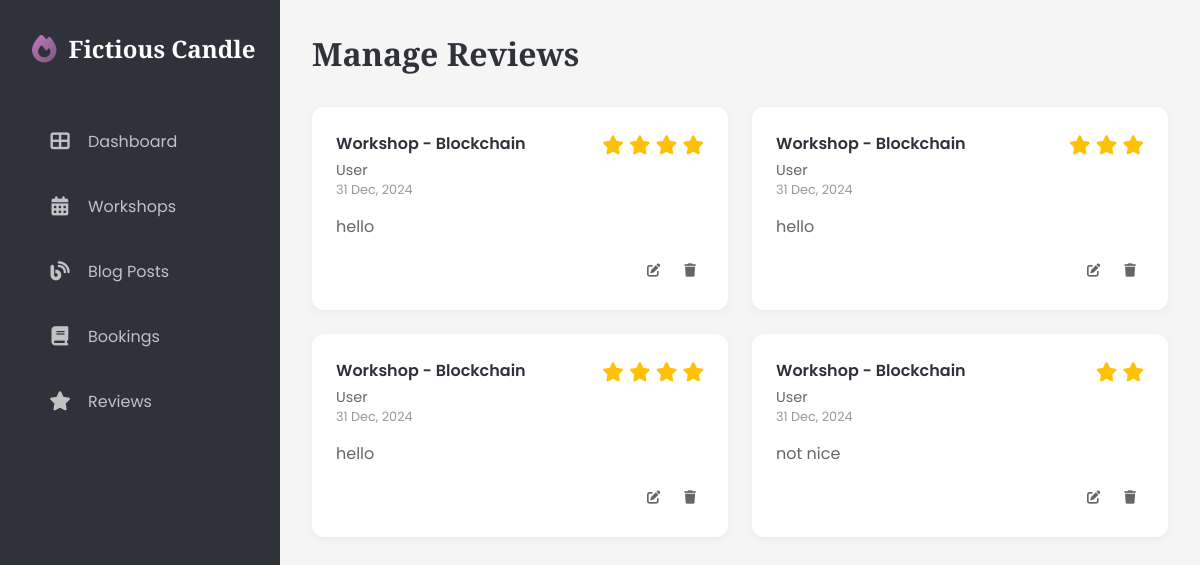
The page /dashboard/reviews/ (signed in) on the database as committed earlier.
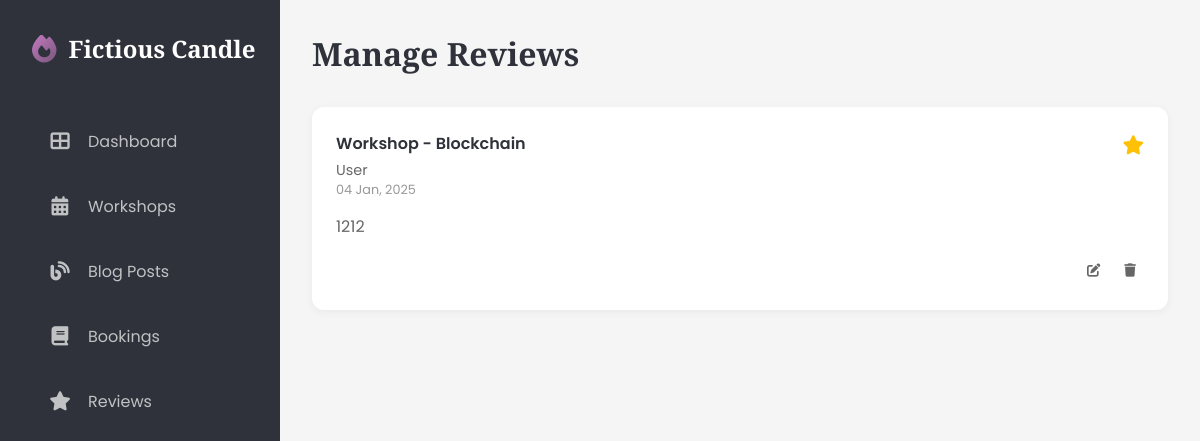
The same page on the database as committed later.
### candle/models.py (models this page shows, shortened)
class Config(models.Model):
    site_name = models.CharField(max_length=255)
    site_title = models.CharField(max_length=255)
    site_description = models.TextField()
    facebook_url = models.URLField(blank=True, null=True)
    instagram_url = models.URLField(blank=True, null=True)
    pinterest_url = models.URLField(blank=True, null=True)
    created_at = models.DateTimeField(auto_now_add=True)
    updated_at = models.DateTimeField(auto_now=True)
    class Meta:
        verbose_name = 'Site Configuration'
        verbose_name_plural = 'Site Configuration'
    def as_dict(self):
        return {
            'site_name': self.site_name or '',
            'site_title': self.site_title or '',
            'site_description': self.site_description or '',
            'facebook_url': self.facebook_url or '',
            'instagram_url': self.instagram_url or '',
            "pinterest_url": self.pinterest_url or ""
        }

class Review(models.Model):
    user = models.ForeignKey(
        User, on_delete=models.CASCADE, related_name='reviews', related_query_name='review'
    )
    workshop = models.ForeignKey(
        CandleWorkshop, on_delete=models.CASCADE, related_name='reviews', related_query_name='review'
    )
    rating = models.IntegerField(default=5)
    comment = models.TextField()
    created_at = models.DateTimeField(auto_now_add=True)

class CandleWorkshop(models.Model):
    title = models.CharField(max_length=255)
    description = models.TextField()
    duration = models.FloatField(
        help_text='Duration of the workshop in hours (e.g., 1.5 for 1.5 hours)'
    )
    thumbnail = models.ImageField(
        upload_to='workshop_thumbnails/',
        null=True,
        blank=True,
        help_text='Featured image for the workshop'
    )
    date = models.DateField()
    time = models.TimeField()
    price = models.DecimalField(max_digits=10, decimal_places=2)
    capacity = models.IntegerField()
    class Meta:
        ordering = ("-date",)

### candle/views.py (the view)
# urls.py: path("reviews/",DashboardReviewView.as_view(),name="dashboard_reviews"),
class DashboardReviewView(LoginRequiredMixin, ListView):
    model = Review
    template_name = "candle/dashboard/reviews.html"
    context_object_name = 'reviews'
    paginate_by = 10
    def get_queryset(self):
        user = self.request.user
        if user.is_superuser:
            return Review.objects.all().order_by('-created_at')
        return Review.objects.filter(user=user).order_by('-created_at')
    def get_context_data(self, **kwargs):
        context = super().get_context_data(**kwargs)
        context["active_menu"] = "reviews"
        return context

### candle/context_processors.py (called while the page is built)
def company_info(request):
    config = {
        "latest_blogs":Blogpost.objects.all()[:6],
        "latest_workshops":CandleWorkshop.objects.all()[:6]
    }
    try:
        config.update(Config.objects.first().as_dict())
    except Exception as e:
        pass
    return config

### candle/templates/candle/dashboard/reviews.html (shortened to what this page needs)
{% extends 'candle/dashboard/base.html' %}
{% block content %}
<main class="main-content">
    <div class="page-header">
        <h1 class="page-title">Manage Reviews</h1>
    </div>
    <div class="reviews-grid" id="reviewsGrid">
        {% for review in reviews %}
            <div class="review-card">
                <div class="review-header">
                    <div class="review-info">
                        <div class="review-workshop">{{review.workshop.title}}</div>
                        <div class="review-customer">{{review.user.get_full_name|default:"User"}}</div>
                        <div class="review-date">{{review.created_at|date:"d M, Y"}}</div>
                    </div>
                    <div class="review-rating">
                        {% with avg_rating=review.rating|floatformat:"0" %}
                        <div class="workshop-rating">
                            <div class="stars">
                                {% for i in ""|ljust:avg_rating %}
                                    <i class="fas fa-star"></i>
                                {% endfor %}
                            </div>
                        </div>
                        {% endwith %}
                    </div>
                </div>
                <div class="review-content">{{review.comment}}</div>
                <div class="review-actions">
                    <button class="action-btn" onclick="openRatingModal({{review.workshop.id}})">
                        <i class="fas fa-edit"></i>
                    </button>
                    <form method="post" action="{% url 'candle:delete_reviews' review.id %}" class="delete-form">
                        <button type="submit" class="action-btn">
                            <i class="fas fa-trash"></i>
                        </button>
                    </form>
                </div>
            </div>
        {% empty %}
            <div class="empty-state">
                <i class="fas fa-star"></i>
                <p>No Reviews Yet</p>
                <span>Your reviews will appear here once customers leave feedback</span>
            </div>
        {% endfor %}
    </div>
</main>
{% endblock content %}

### candle/templates/candle/dashboard/base.html (shortened to what this page needs)
{% load static %}
<!DOCTYPE html>
<html lang="en">
<head>
    <link rel="stylesheet" href="https://cdnjs.cloudflare.com/ajax/libs/font-awesome/6.5.1/css/all.min.css">
    <link rel="stylesheet" href="{% static 'candle/dashboard/main.css' %}">
</head>
<body>
    {% include "candle/dashboard/fragments/sidebar.html" %}
    {% block content %}
    {% endblock content %}
    </body>
</html>

### candle/templates/candle/dashboard/fragments/sidebar.html (shortened to what this page needs)
<aside class="sidebar">
    <div class="logo">
        <i class="fas fa-fire"></i>
        <span>{{site_name}}</span>
    </div>
    <ul class="nav-menu">
        <li class="nav-item">
            <a href="{% url 'candle:dashboard' %}" class="nav-link {% if active_menu == 'dashboard'%} active {% endif %}">
                <i class="fas fa-th-large"></i>
                <span>Dashboard</span>
            </a>
        </li>
        {% if user.is_superuser %}
        <li class="nav-item">
            <a href="{% url 'candle:dashboard_workshops' %}" class="nav-link">
                <i class="fas fa-calendar-alt"></i>
                <span>Workshops</span>
            </a>
        </li>
        <li class="nav-item">
            <a href="{% url 'candle:dashboard_blogs' %}" class="nav-link {% if active_menu == 'blogs'%} active {% endif %}">
                <i class="fas fa-blog"></i>
                <span>{% if not user.is_superuser %}My {% endif %}Blog Posts</span>
            </a>
        </li>
        {% endif %}
        <li class="nav-item">
            <a href="{% url 'candle:dashboard_bookings' %}" class="nav-link {% if active_menu == 'bookings'%} active {% endif %}">
                <i class="fas fa-book"></i>
                <span>{% if not user.is_superuser %}My {% endif %}Bookings</span>
            </a>
        </li>
        <li class="nav-item">
            <a href="{% url 'candle:dashboard_reviews' %}" class="nav-link">
                <i class="fas fa-star"></i>
                <span>{% if not user.is_superuser %}My {% endif %}Reviews</span>
            </a>
        </li>
    </ul>
</aside>

### candle/static/candle/dashboard/main.css (style rules this page uses)
:root { --color-dark: #2F323A; --color-purple: #77567A; --color-magenta: #C47AC0; --color-pink: #E39EC1; --color-light: #DEBAC0; --gradient-primary: linear-gradient(135deg, var(--color-magenta), var(--color-purple)); --gradient-hover: linear-gradient(135deg, var(--color-purple), var(--color-magenta)); }
* { margin: 0; padding: 0; box-sizing: border-box; }
body { font-family: 'Poppins', sans-serif; background-color: #f5f5f5; display: flex; min-height: 100vh; overflow-x: hidden; }
.sidebar { width: 280px; background: var(--color-dark); min-height: 100vh; padding: 2rem; position: fixed; left: 0; top: 0; transition: all 0.3s ease; z-index: 1000; }
.logo { color: white; font-size: 1.5rem; font-weight: bold; font-family: 'Playfair Display', serif; display: flex; align-items: center; gap: 0.75rem; margin-bottom: 3rem; white-space: nowrap; padding-right: 1rem; }
.logo i { background: var(--gradient-primary); -webkit-background-clip: text; -webkit-text-fill-color: transparent; font-size: 1.75rem; flex-shrink: 0; }
.nav-menu { list-style: none; }
.nav-item { margin-bottom: 0.5rem; position: relative; }
.nav-link { color: rgba(255, 255, 255, 0.7); text-decoration: none; display: flex; align-items: center; padding: 1rem; border-radius: 8px; transition: all 0.3s ease; white-space: nowrap; }
.nav-link i { margin-right: 1rem; font-size: 1.2rem; min-width: 24px; text-align: center; }
.main-content { flex: 1; margin-left: 280px; padding: 2rem; transition: all 0.3s ease; width: calc(100% - 280px); }
.page-header { display: flex; justify-content: space-between; align-items: center; margin-bottom: 2rem; flex-wrap: wrap; gap: 1rem; }
.page-title { font-family: 'Playfair Display', serif; color: var(--color-dark); font-size: clamp(1.5rem, 4vw, 2rem); }
.action-btn { padding: 0.5rem; border: none; background: none; color: #666; cursor: pointer; transition: all 0.3s ease; }
.delete-form { display: inline; }

### candle/templates/candle/dashboard/reviews.html (style rules this page uses)
.reviews-grid { display: grid; grid-template-columns: repeat(auto-fit, minmax(300px, 1fr)); gap: 1.5rem; margin-bottom: 2rem; }
.review-card { background: white; padding: 1.5rem; border-radius: 12px; box-shadow: 0 2px 10px rgba(0, 0, 0, 0.05); }
.review-header { display: flex; justify-content: space-between; align-items: flex-start; margin-bottom: 1rem; }
.review-info { flex: 1; }
.review-workshop { font-weight: 600; color: var(--color-dark); margin-bottom: 0.25rem; }
.review-customer { color: #666; font-size: 0.9rem; }
.review-date { color: #999; font-size: 0.8rem; }
.review-rating { color: #ffc107; font-size: 1.2rem; }
.review-content { color: #666; margin-bottom: 1rem; line-height: 1.5; }
.review-actions { display: flex; justify-content: flex-end; gap: 0.5rem; }
.action-btn { padding: 0.5rem; border: none; background: none; color: #666; cursor: pointer; transition: all 0.3s ease; }

Rows that differ between the two databases and show on the page:
removed Review: workshop "Workshop - Blockchain", user.get_full_name "User", created_at "31 Dec, 2024", rating 4 (drawn), comment "hello"
removed Review: workshop "Workshop - Blockchain", user.get_full_name "User", created_at "31 Dec, 2024", rating 3 (drawn), comment "hello"
removed Review: workshop "Workshop - Blockchain", user.get_full_name "User", created_at "31 Dec, 2024", rating 4 (drawn), comment "hello"
removed Review: workshop "Workshop - Blockchain", user.get_full_name "User", created_at "31 Dec, 2024", rating 2 (drawn), comment "not nice"
added Review: workshop "Workshop - Blockchain", user.get_full_name "User", created_at "04 Jan, 2025", rating 1 (drawn), comment "1212"
